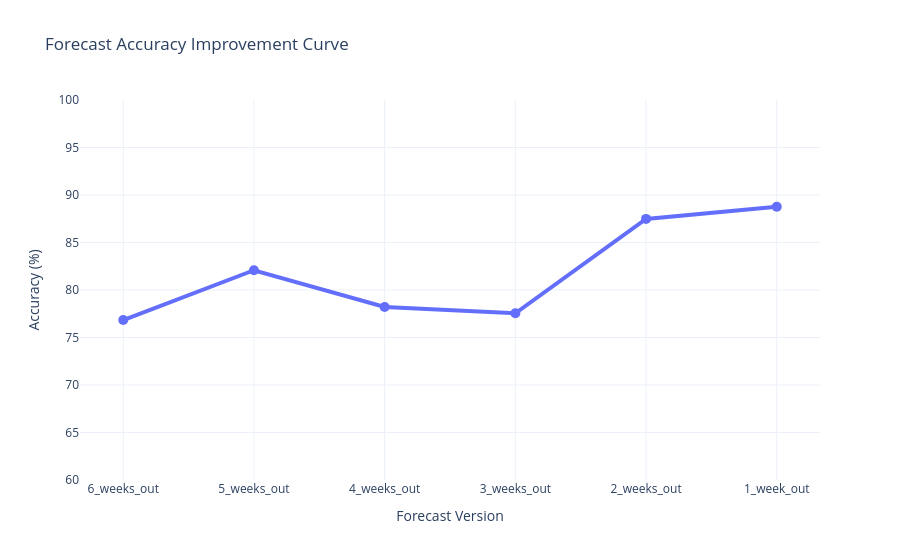

Notebook code for this chart:
### Code cell
entries_avg = monthly_entries_accuracy.mean() * 100

import plotly.graph_objects as go

fig = go.Figure()

fig.add_trace(
    go.Scatter(
        x=entries_avg.index,
        y=entries_avg.values,
        mode="lines+markers",
        line=dict(width=4),
        marker=dict(size=10),
        name="Entries"
    )
)

fig.update_layout(
    title="Forecast Accuracy Improvement Curve",
    xaxis_title="Forecast Version",
    yaxis_title="Accuracy (%)",
    yaxis=dict(range=[60,100]),
    template="plotly_white"
)

fig.show()

### Figure 1 — Plotly figure (JSON) as saved in the notebook; plotly's stock layout.template omitted (floating-point values rounded to 4 significant figures)
{"data": [{"line": {"width": 4}, "marker": {"size": 10}, "mode": "lines+markers", "name": "Entries", "type": "scatter", "x": ["6_weeks_out", "5_weeks_out", "4_weeks_out", "3_weeks_out", "2_weeks_out", "1_week_out"], "y": [76.84, 82.08, 78.21, 77.55, 87.48, 88.77]}], "layout": {"title": {"text": "Forecast Accuracy Improvement Curve"}, "xaxis": {"title": {"text": "Forecast Version"}}, "yaxis": {"range": [60, 100], "title": {"text": "Accuracy (%)"}}}}
